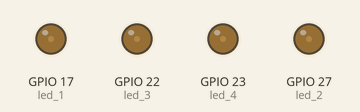
This program was run on a simulated Raspberry Pi (BCM pin numbers). On the bench: output pins drawn as LEDs (lit = HIGH).

Above: at 0.05 s.
At 0.25 s:
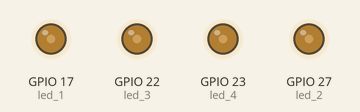
At 0.45 s:
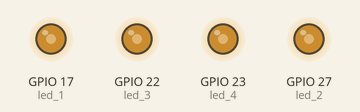
At 0.65 s:
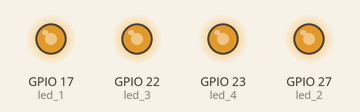
At 0.9 s:
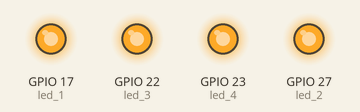
Timing chart, 0 to 3.0 s (numbered marks = the images above):
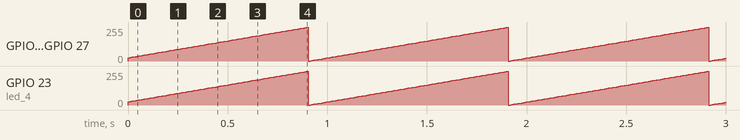

The program:

led.py
```python
import RPi.GPIO as GPIO
from time import sleep

GPIO.setwarnings(False)
GPIO.setmode(GPIO.BCM)

led_1 = 17
led_2 = 27
led_3 = 22
led_4 = 23
cycle = 10
freq = 100

GPIO.setup(led_1, GPIO.OUT)
GPIO.setup(led_2, GPIO.OUT)
GPIO.setup(led_3, GPIO.OUT)
GPIO.setup(led_4, GPIO.OUT)

pwm_1 = GPIO.PWM(led_1, freq)
pwm_2 = GPIO.PWM(led_2, freq)
pwm_3 = GPIO.PWM(led_3, freq)
pwm_4 = GPIO.PWM(led_4, freq)

while (True) :
    pwm_1.start(cycle)
    pwm_2.start(cycle)
    pwm_3.start(cycle)
    pwm_4.start(cycle)
    sleep (0.01)
    cycle += 1

    if cycle >= 100 :
        cycle = 0
```

Measured:
- by itself, GPIO 17 (led_1), GPIO 22 (led_3), GPIO 23 (led_4), GPIO 27 (led_2): ramps from 0/255 to 252/255 and jumps back, once every 1.0 s
